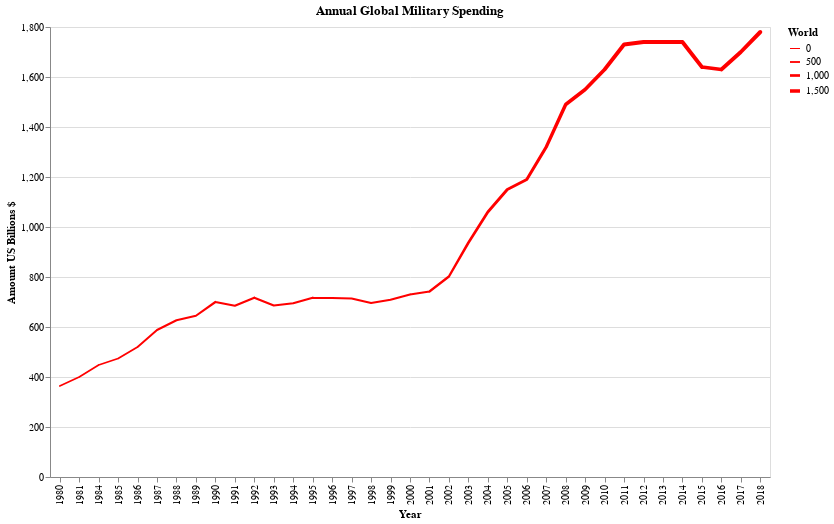

Notebook source saved alongside this figure:
### Code cell
points = alt.Chart(World)\
            .mark_trail()\
            .encode(
                        x = 'Year:N',
                        y = alt.Y(
                                    'World:Q',
                                    axis = alt.Axis(title = 'Amount US Billions $')
                                 ),
                        size = 'World:Q',
                        color = alt.value("red"),
                        tooltip = ['Year',
                                   'World']
                    )\
            .properties(
                            width = 720,
                            height = 450,
                            title = 'Annual Global Military Spending'
                     )\
            .interactive()  


points.save('world.html')
points

### Figure 1 — Vega-Lite specification as saved in the notebook (floating-point values rounded to 4 significant figures)
{"$schema": "https://vega.github.io/schema/vega-lite/v3.4.0.json", "config": {"mark": {"tooltip": null}, "view": {"height": 300, "width": 400}}, "data": {"name": "data-cebca42b34399c58714ec2565084ce2f"}, "datasets": {"data-cebca42b34399c58714ec2565084ce2f": [{"World": 364, "Year": 1980}, {"World": 400, "Year": 1981}, {"World": 448, "Year": 1984}, {"World": 474, "Year": 1985}, {"World": 520, "Year": 1986}, {"World": 588, "Year": 1987}, {"World": 627, "Year": 1988}, {"World": 645, "Year": 1989}, {"World": 700, "Year": 1990}, {"World": 685, "Year": 1991}, {"World": 717, "Year": 1992}, {"World": 686, "Year": 1993}, {"World": 695, "Year": 1994}, {"World": 717, "Year": 1995}, {"World": 716, "Year": 1996}, {"World": 714, "Year": 1997}, {"World": 696, "Year": 1998}, {"World": 709, "Year": 1999}, {"World": 730, "Year": 2000}, {"World": 742, "Year": 2001}, {"World": 802, "Year": 2002}, {"World": 937, "Year": 2003}, {"World": 1060, "Year": 2004}, {"World": 1150, "Year": 2005}, {"World": 1190, "Year": 2006}, {"World": 1320, "Year": 2007}, {"World": 1490, "Year": 2008}, {"World": 1550, "Year": 2009}, {"World": 1630, "Year": 2010}, {"World": 1730, "Year": 2011}, {"World": 1740, "Year": 2012}, {"World": 1740, "Year": 2013}, {"World": 1740, "Year": 2014}, {"World": 1640, "Year": 2015}, {"World": 1630, "Year": 2016}, {"World": 1700, "Year": 2017}, {"World": 1780, "Year": 2018}]}, "encoding": {"color": {"value": "red"}, "size": {"field": "World", "type": "quantitative"}, "tooltip": [{"field": "Year", "type": "quantitative"}, {"field": "World", "type": "quantitative"}], "x": {"field": "Year", "type": "nominal"}, "y": {"axis": {"title": "Amount US Billions $"}, "field": "World", "type": "quantitative"}}, "height": 450, "mark": "trail", "selection": {"selector001": {"bind": "scales", "encodings": ["x", "y"], "type": "interval"}}, "title": "Annual Global Military Spending", "width": 720}
